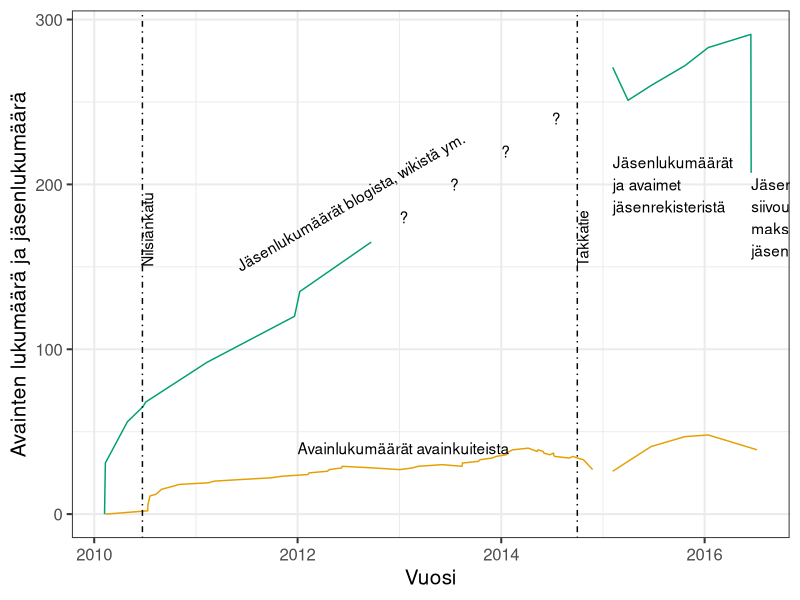

R code for this plot:
# Kuvaaja Helsinki Hacklabin jäsenien lukumääristä eri vuosina


# R-ohjelma (vaatii kirjaston ggplot2), joka piirtää kuvaajan Helsinki Hacklabin jäsenlukumääristä 
# kierrossa olleista avaimista vuodesta 2010 alkaen. Tiedot poimittu blogista, wikistä, avainkuiteista, jäsenrekisteristä ym.
# Tiedot jäsenlukumäärästä vuosina 2013 ja 2014 puuttuvat, eivät olleet saatavilla missään.
# Huom. kuvaaja ei ota kantaa tietojen paikkansapitävyyteen: rekistereissä on ollut varsinkin vuoteen 2016 asti mukana monia jäsenmaksua maksamattomia.



# wiki_maara sisältää jäsenlukumäärät wikiin ja blogiin kirjoitetuista tiedoista
wiki_maara <- list()
wiki_maara$y <- c(0,   #lähtötilanne
                  31,  #jäsenlukumäärän tieto wikistä
                  56,  #https://wiki.hackerspaces.org/w/index.php?title=Helsinki_Hacklab&oldid=10313
                  65,  #https://wiki.hackerspaces.org/w/index.php?title=Helsinki_Hacklab&oldid=11098
                  68,  #https://wiki.hackerspaces.org/w/index.php?title=Helsinki_Hacklab&oldid=11310
                  92,  #jäsenlukumäärä http://helsinki.hacklab.fi/2011/02/helsinki-hacklab-laajentui/
                  120, #jäsenlukumäärän tieto wikistä
                  135, #https://wiki.hackerspaces.org/w/index.php?title=Helsinki_Hacklab&oldid=21092
                  165) #jäsenlukumäärän tieto wikistä
wiki_maara$x <- as.Date(c("2010-02-07",
                          "2010-02-10",
                          "2010-04-30",
                          "2010-06-24",
                          "2010-07-05",
                          "2011-02-09",
                          "2011-12-21",
                          "2012-01-09",
                          "2012-09-21"))



# Tiedot jäsenrekisteri karsinasta/lataamosta
karsina_maara <- list()
karsina_maara$y <- c(271,
                     251, # pudotusta jäsenmäärässä, jäsenrekisterin siivous vai onko 1. luku väärin?
                     260,
                     272,
                     283,
                     291,
                     207)
karsina_maara$x <- as.Date(c("2015-02-05",
                             "2015-04-01",
                             "2015-06-23",
                             "2015-10-22",
                             "2016-01-14",
                             "2016-06-15", # vähän ennen rekisterin siivousta
                             "2016-06-16"  #siivouksen jälkeen
                             ))

# Holvissa maksetut jäsenmaksut vuodelle 2016
holvi_maara <- list()
holvi_maara$y <- c(173)
holvi_maara$x <- as.Date(c("2016-06-15"))




# Avainlukumäärä avainkuittien päivämäärien perusteella laskettuna.
# Nämä numerot on laskettu alkuperäisten avainkuittien perusteella ja
# taulukoitu tähän dataan päivämäärän kanssa aina kun avaimia on jaettu lisää tai palautettu.

avainkuitit <- list()
avainkuitit$y <- c(0,2,6,7,8,11,12,14,15,16,18,
                    19,20,21,22,23,24,25,26,27,
                    28,29,28,27,28,29,30,29,31,
                    32,33,34,35,36,37,38,39,40,
                    38,39,38,37,36,37,36,35,34,
                    35,34,33,27)
avainkuitit$x <- as.Date(c(
  "2010-02-10",
  "2010-07-12",
  "2010-07-13",
  "2010-07-15",
  "2010-07-16",
  "2010-07-20",
  "2010-08-10",
  "2010-08-24",
  "2010-08-30",
  "2010-09-21",
  "2010-11-02",
  "2011-02-15",
  "2011-03-08",
  "2011-06-14",
  "2011-09-27",
  "2011-11-08",
  "2012-02-07",
  "2012-02-11",
  "2012-04-17",
  "2012-04-24",
  "2012-06-07",
  "2012-06-09",
  "2012-09-29",
  "2013-01-01",
  "2013-02-16",
  "2013-03-09",
  "2013-06-03",
  "2013-08-13",
  "2013-08-15",
  "2013-10-11",
  "2013-10-17",
  "2013-11-29",
  "2013-12-14",
  "2014-01-19",
  "2014-01-21",
  "2014-01-30",
  "2014-02-11",
  "2014-04-08",
  "2014-05-10",
  "2014-05-13",
  "2014-06-01",
  "2014-06-03",
  "2014-06-24",
  "2014-07-08",
  "2014-07-08",
  "2014-07-11",
  "2014-09-02",
  "2014-09-16",
  "2014-10-01",
  "2014-10-23",
  "2014-11-25"
))

# Karsinasta, eli vuoden 2016 alkuun asti käytössä olleesta jäsenrekisteristä poimitut avainlukumäärät
# Tieto käyty noutamassa silloin tällöin - rekisteristä ei ollut saatavilla säännöllisiä raportteja
karsina_avain <- list()

# lukumäärä = kokonaislukumäärä vähennettynä erikoisavaimilla ja kuoletetuilla avaimilla
# erikoisavaimilla tarkoitetaan SATSin, SER-keräyksen, alivuokralaisten ja oppilaitosten avaimia, vara-avaimia tms.
karsina_avain$y <- c(26, # = 37 (total) - 10 (erikois) - 1 (revoked)
                     32, # = 44 (total) - 11 (erikois) - 1 (revoked)
                     41, # = 54 (total) - 12 (erikois) - 1 (revoked)
                     47, # = 61 (total) - 12 (erikois) - 2 (revoked)
                     48, # = 62 (total) - 12 (erikois) - 2 (revoked)
                     39 # karsinassa = 66 (total) - 12 (erikois) - 2 (revoked) , lataamossa vain 39 avainjäsentä
                     )
karsina_avain$x <- as.Date(c("2015-02-05",
                             "2015-04-01",
                             "2015-06-23",
                             "2015-10-22",
                             "2016-01-14",
                             "2016-07-07"))


kaikki_maara <- list()
kaikki_avain <- list()

kaikki_maara$x <- c(wiki_maara$x, karsina_maara$x)
kaikki_maara$y <- c(wiki_maara$y, karsina_maara$y)

kaikki_avain$x <- c(avainkuitit$x, karsina_avain$x)
kaikki_avain$y <- c(avainkuitit$y, karsina_avain$y)


library(ggplot2)

avain_kuvaaja1 <- geom_line(data=data.frame(avainkuitit), aes(x=x, y=y), color="#E69F00")
avain_kuvaaja2 <- geom_line(data=data.frame(karsina_avain), aes(x=x, y=y), color="#E69F00")

jasen_kuvaaja1 <- geom_line(data=data.frame(wiki_maara), aes(x=x, y=y), color="#009E73")
jasen_kuvaaja2 <- geom_line(data=data.frame(karsina_maara), aes(x=x, y=y), color="#009E73")


selite <- data.frame(
  x = c(as.Date("2010-07-10"),
        as.Date("2014-10-20"),
        as.Date("2012-01-01"),
        as.Date("2011-06-01"),
        as.Date("2015-02-05"),
        
        as.Date("2013-01-01"),
        as.Date("2013-07-01"),
        as.Date("2014-01-01"),
        as.Date("2014-07-01"),
        as.Date("2016-06-16")
        ),
  y = c(150, 150, 40, 150, 200, 180, 200, 220, 240, 180),
  text = c("Nilsiänkatu",
           "Takkatie",
           "Avainlukumäärät avainkuiteista",
           "Jäsenlukumäärät blogista, wikistä ym.",
           "Jäsenlukumäärät \nja avaimet\njäsenrekisteristä",
           "?", "?", "?", "?",
           "Jäsenrekisterin\nsiivous\nmaksamattomista\njäsenistä"),
  kulma = c(90, 90, 0, 30, 0, 0, 0, 0, 0, 0)
  #,koko = c(2,2,2,2,2,1,1,1,1)
)
selite_kuvaaja <- geom_text(data=selite,
                            aes(x=x, y=y,
                                label = text,
                                hjust="left",
                                angle=kulma))
                                #size=koko))


molemmat_kuvaajat <- ggplot() +
  avain_kuvaaja1 + avain_kuvaaja2 +
  jasen_kuvaaja1 + jasen_kuvaaja2 +
  geom_vline(aes(
    xintercept=as.numeric(as.Date("2010-06-23"))),
    linetype=4,
    colour="black") +
  geom_vline(aes(
     xintercept=as.numeric(as.Date("2014-10-01"))),
     linetype=4,
     colour="black") +
  selite_kuvaaja + xlab("Vuosi") + ylab("Avainten lukumäärä ja jäsenlukumäärä") +
  theme_bw(base_size=15) + theme(legend.position="none")

# lopuksi piirrä kuvaaja
molemmat_kuvaajat
